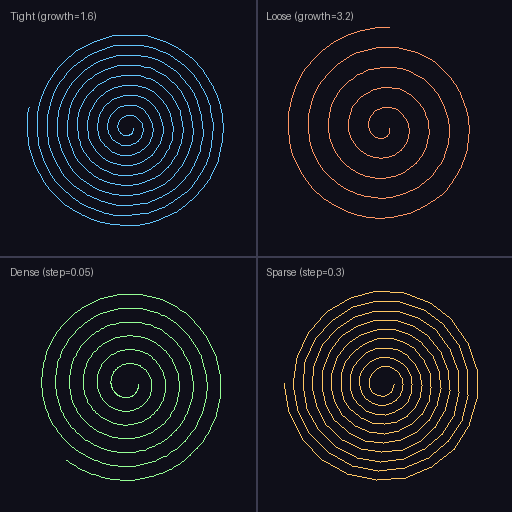

Here is the Python script that generated this plot:

import numpy as np
from PIL import Image, ImageDraw

# Each cell in the 2x2 grid
cell_size = 256
grid_size = 2
total_size = cell_size * grid_size  # 512x512


def spiral_generator(center_x, center_y, start_radius, growth_rate, angle_step, num_points):
    """
    Generate points along an Archimedean spiral with customizable parameters.

    Parameters:
        center_x, center_y: Center point of the spiral
        start_radius: Initial distance from center (a in r = a + b*theta)
        growth_rate: How fast radius increases per radian (b in r = a + b*theta)
        angle_step: Angle increment per point (controls density)
        num_points: Total number of points to generate
    """
    for i in range(num_points):
        angle = i * angle_step
        radius = start_radius + growth_rate * angle

        x = int(center_x + radius * np.cos(angle))
        y = int(center_y + radius * np.sin(angle))

        yield x, y


def draw_line(img, x1, y1, x2, y2, color, bounds):
    """Draw a line within specified bounds."""
    min_x, min_y, max_x, max_y = bounds
    distance = max(abs(x2 - x1), abs(y2 - y1), 1)

    for step in range(distance + 1):
        t = step / distance if distance > 0 else 0
        x = int(x1 + t * (x2 - x1))
        y = int(y1 + t * (y2 - y1))

        if min_x <= x < max_x and min_y <= y < max_y:
            img[y, x] = color


def draw_spiral_in_cell(img, cell_row, cell_col, params, color):
    """Draw a spiral in a specific grid cell."""
    # Calculate cell boundaries
    offset_x = cell_col * cell_size
    offset_y = cell_row * cell_size
    center_x = offset_x + cell_size // 2
    center_y = offset_y + cell_size // 2

    bounds = (offset_x, offset_y, offset_x + cell_size, offset_y + cell_size)

    # Generate spiral points
    spiral = spiral_generator(
        center_x, center_y,
        params['start_radius'],
        params['growth_rate'],
        params['angle_step'],
        params['num_points']
    )

    # Draw connecting lines
    prev_x, prev_y = next(spiral)
    for x, y in spiral:
        draw_line(img, prev_x, prev_y, x, y, color, bounds)
        prev_x, prev_y = x, y


# Create canvas with dark background
image = np.zeros((total_size, total_size, 3), dtype=np.uint8)
image[:, :] = [15, 15, 25]

# Define four different parameter sets
variations = [
    # Top-left: Tight spiral (small growth rate)
    {
        'name': 'Tight Spiral',
        'start_radius': 5,
        'growth_rate': 1.6,
        'angle_step': 0.1,
        'num_points': 600,
        'color': [100, 200, 255]  # Light blue
    },
    # Top-right: Loose spiral (large growth rate)
    {
        'name': 'Loose Spiral',
        'start_radius': 5,
        'growth_rate': 3.2,
        'angle_step': 0.1,
        'num_points': 300,
        'color': [255, 150, 100]  # Orange
    },
    # Bottom-left: Dense spiral (small angle step)
    {
        'name': 'Dense Spiral',
        'start_radius': 10,
        'growth_rate': 2.2,
        'angle_step': 0.05,
        'num_points': 800,
        'color': [150, 255, 150]  # Light green
    },
    # Bottom-right: Sparse spiral (large angle step)
    {
        'name': 'Sparse Spiral',
        'start_radius': 10,
        'growth_rate': 1.5,
        'angle_step': 0.3,
        'num_points': 200,
        'color': [255, 200, 100]  # Yellow
    }
]

# Draw each spiral in its cell
positions = [(0, 0), (0, 1), (1, 0), (1, 1)]
for (row, col), params in zip(positions, variations):
    draw_spiral_in_cell(image, row, col, params, params['color'])

# Add grid lines to separate cells
pil_image = Image.fromarray(image, mode='RGB')
draw = ImageDraw.Draw(pil_image)

# Vertical line
draw.line([(cell_size, 0), (cell_size, total_size)], fill=(60, 60, 80), width=2)
# Horizontal line
draw.line([(0, cell_size), (total_size, cell_size)], fill=(60, 60, 80), width=2)

# Add labels
labels = ['Tight (growth=1.6)', 'Loose (growth=3.2)',
          'Dense (step=0.05)', 'Sparse (step=0.3)']
label_positions = [(10, 10), (cell_size + 10, 10),
                   (10, cell_size + 10), (cell_size + 10, cell_size + 10)]

for label, pos in zip(labels, label_positions):
    draw.text(pos, label, fill=(180, 180, 180))

# Save result
result = np.array(pil_image)
output = Image.fromarray(result, mode='RGB')
output.save('spiral_variations.png')
